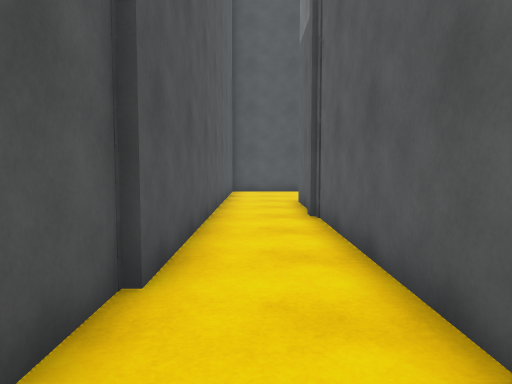
view 1 (above)

18 first-person views from a walk through a 3-D level made in the Unity game engine. The camera is 1.2 m above the floor, tilts 4° down and sees 70° across. The floor is counted in squares, 1 m on a side. Each view is taken from the middle of a square. On the plan, view 1 faces up. The plan holds only what a view shows up to about 15 squares ahead; the rest is blank. The place goes on beyond the plan. The player character is not drawn.

view 2
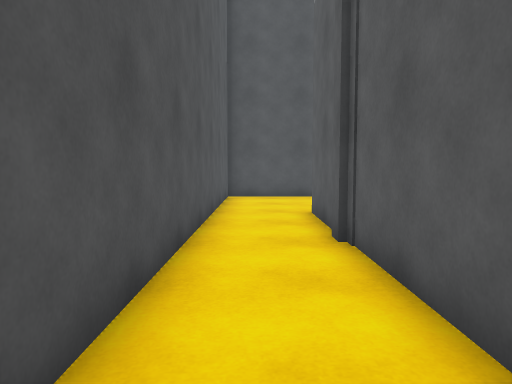

view 3
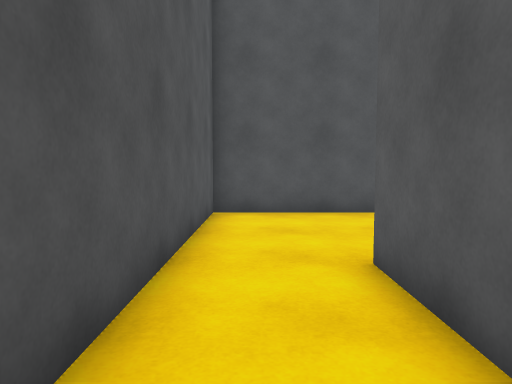

view 4
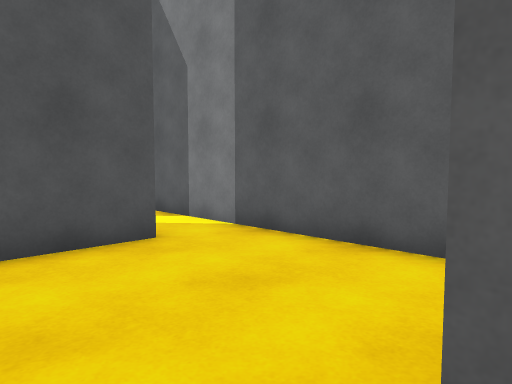

view 5
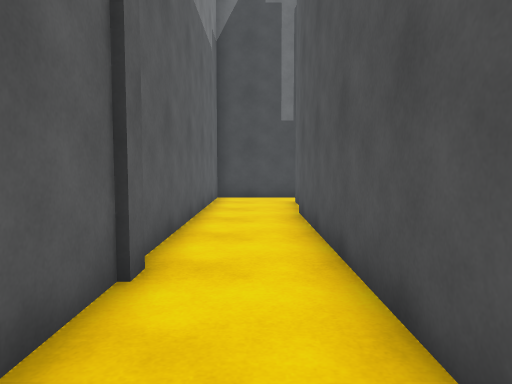

view 6
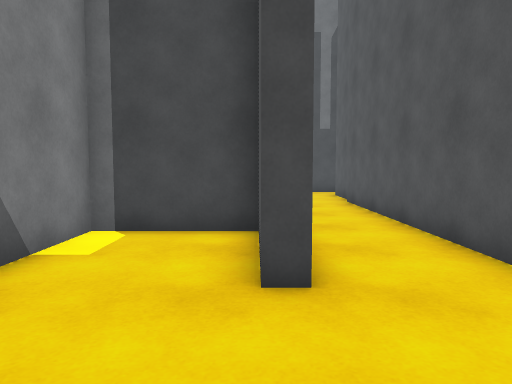

view 7
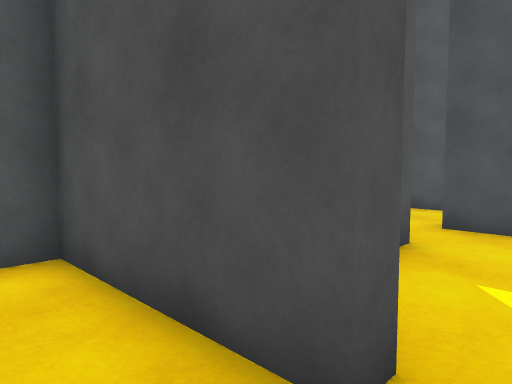

view 8
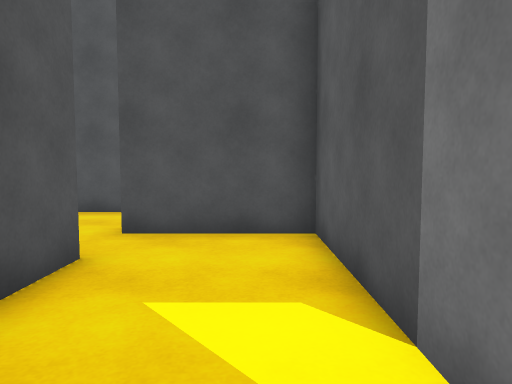

view 9
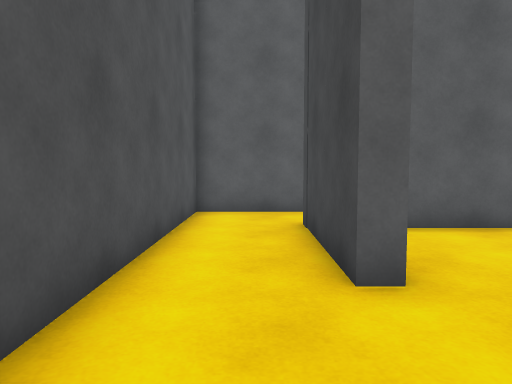

view 10
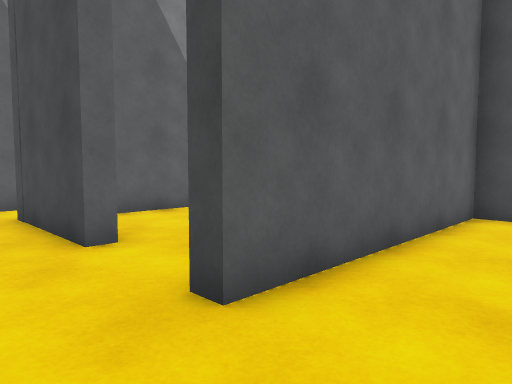

view 11
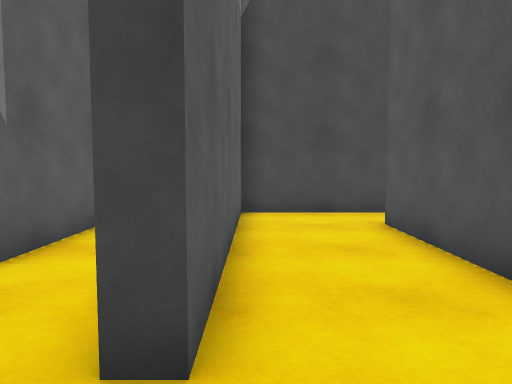

view 12
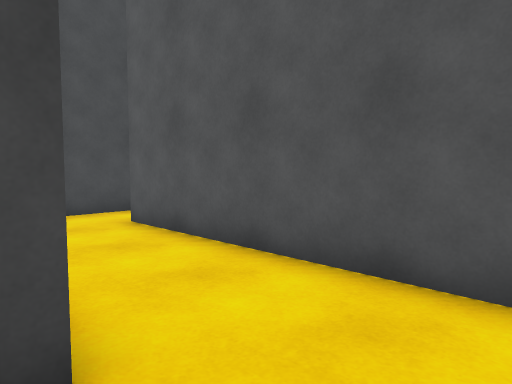

view 13
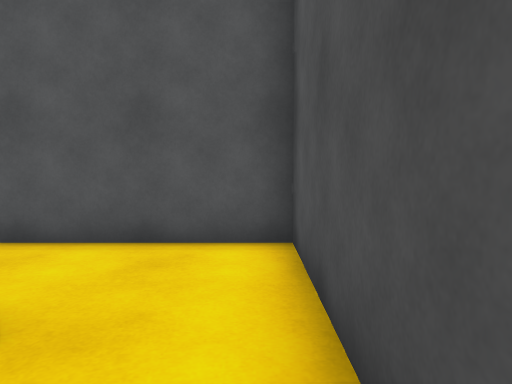

view 14
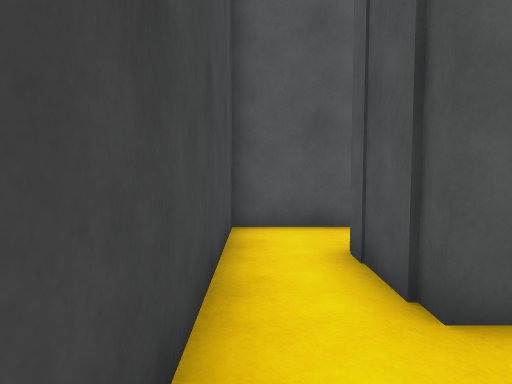

view 15
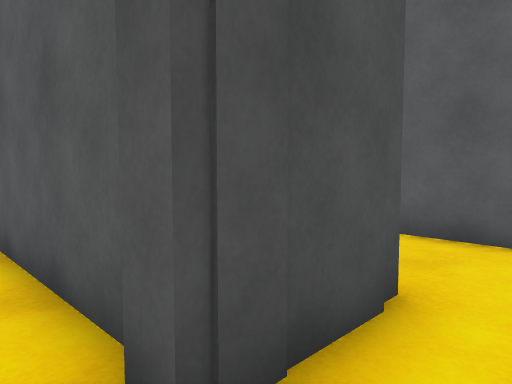

view 16
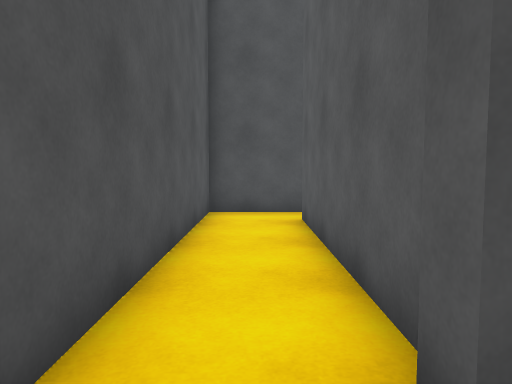

view 17
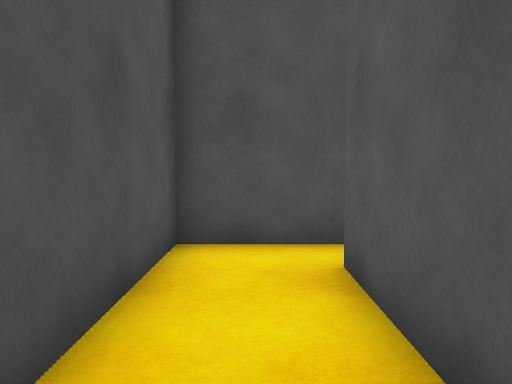

view 18
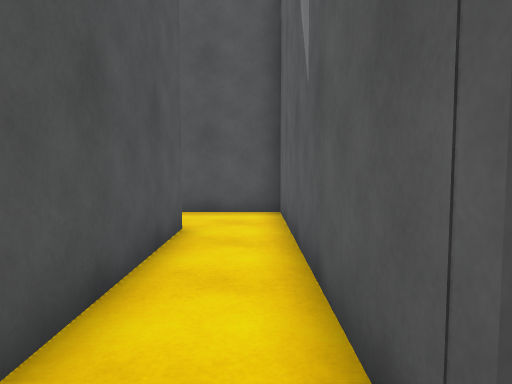

### Floor plan
Points are (right, up) in squares from view 1. A wall is a line through its corners. A room is listed if a view was taken in it or the views show most of it. See-through windows are left out.
Room 1 (views 1, 2, 3, 4, 5, 6, 7, 8)
walls: (1.9, 9.3) (5.1, 9.3) (5.1, 11.8); (5.1, 13.5) (5.1, 17.5); (-1.3, 3.6) (-1.3, 0.8); (3.1, 17.5) (-1.1, 17.5) (-1.1, 3.5); (-1.6, -1.1) (1.5, -1.1) (1.5, 12.5) (1.9, 12.5) (1.9, 10.1)
ways out: opening at (4, 18) to room 5; opening at (-1.5, 0)
Room 2 (views 9, 10, 11, 14)
walls: (-1.5, 26.6) (-4.7, 26.6) (-4.7, 18.3) (-7.2, 18.3); (-7.5, 16.5) (-1.6, 16.5) (-1.6, 24)
ways out: opening at (-1, 25.5) to room 3; opening at (-7, 17) to room 4
Room 3 (views 12, 13, 18)
walls: (1.5, 23.5) (1.5, 24) (5.6, 24) (5.6, 19); (7.6, 17.9) (7.6, 26.6) (-1.5, 26.6); (-1.6, 24) (-1, 24)
ways out: opening at (-1, 25.5) to room 2; opening at (0.5, 24) to room 6
Room 4 (views 15, 16, 17)
walls: (-6.9, 19.2) (-6.9, 25.4); (-7.2, 18.3) (-7.2, 18.9); (-7.5, 26.6) (-9.2, 26.6) (-9.2, 16.5) (-7.5, 16.5)
ways out: opening at (-7, 17) to room 2; opening at (-7, 26)
Room 5 (no view inside)
walls: (1.7, 21.8) (1.7, 20.1); (3.1, 18.1) (3.1, 17.5); (5.1, 17.5) (5.1, 23.5) (1.5, 23.5)
ways out: opening at (4, 18) to room 1; opening at (2, 22.5) to room 6
Room 6 (no view inside)
walls: (1.2, 18.8) (1.2, 21.5)
ways out: opening at (0.5, 24) to room 3; opening at (2, 22.5) to room 5

Where each view was taken, in squares from view 1:
view 1: 0 up, 0 right, facing up
view 2: 3 up, 0 right, facing up
view 3: 8 up, 0 right, facing up
view 4: 12 up, 0 right, facing up-right
view 5: 13 up, 0 right, facing down
view 6: 16 up, 2 right, facing down
view 7: 16 up, 4 right, facing up-left
view 8: 17 up, 4 right, facing up
view 9: 25 up, 2 left, facing right
view 10: 26 up, 4 left, facing down-right
view 11: 26 up, 2 left, facing down
view 12: 26 up, 1 left, facing down-left
view 13: 26 up, 1 right, facing left
view 14: 17 up, 2 left, facing left
view 15: 17 up, 8 left, facing up-right
view 16: 17 up, 8 left, facing up
view 17: 21 up, 8 left, facing up
view 18: 17 up, 7 right, facing up
